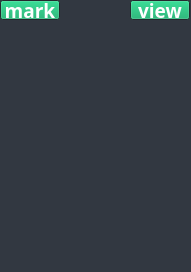
<?xml version="1.0" encoding="UTF-8"?>
<ui version="4.0">
 <class>episode_banner_widget</class>
 <widget class="QWidget" name="episode_banner_widget">
  <property name="geometry">
   <rect>
    <x>0</x>
    <y>0</y>
    <width>191</width>
    <height>272</height>
   </rect>
  </property>
  <property name="palette">
   <palette>
    <active>
     <colorrole role="WindowText">
      <brush brushstyle="SolidPattern">
       <color alpha="255">
        <red>0</red>
        <green>0</green>
        <blue>0</blue>
       </color>
      </brush>
     </colorrole>
     <colorrole role="Button">
      <brush brushstyle="SolidPattern">
       <color alpha="255">
        <red>3</red>
        <green>166</green>
        <blue>98</blue>
       </color>
      </brush>
     </colorrole>
     <colorrole role="Light">
      <brush brushstyle="SolidPattern">
       <color alpha="255">
        <red>4</red>
        <green>249</green>
        <blue>147</blue>
       </color>
      </brush>
     </colorrole>
     <colorrole role="Midlight">
      <brush brushstyle="SolidPattern">
       <color alpha="255">
        <red>3</red>
        <green>207</green>
        <blue>122</blue>
       </color>
      </brush>
     </colorrole>
     <colorrole role="Dark">
      <brush brushstyle="SolidPattern">
       <color alpha="255">
        <red>1</red>
        <green>83</green>
        <blue>49</blue>
       </color>
      </brush>
     </colorrole>
     <colorrole role="Mid">
      <brush brushstyle="SolidPattern">
       <color alpha="255">
        <red>2</red>
        <green>111</green>
        <blue>65</blue>
       </color>
      </brush>
     </colorrole>
     <colorrole role="Text">
      <brush brushstyle="SolidPattern">
       <color alpha="255">
        <red>0</red>
        <green>0</green>
        <blue>0</blue>
       </color>
      </brush>
     </colorrole>
     <colorrole role="BrightText">
      <brush brushstyle="SolidPattern">
       <color alpha="255">
        <red>255</red>
        <green>255</green>
        <blue>255</blue>
       </color>
      </brush>
     </colorrole>
     <colorrole role="ButtonText">
      <brush brushstyle="SolidPattern">
       <color alpha="255">
        <red>0</red>
        <green>0</green>
        <blue>0</blue>
       </color>
      </brush>
     </colorrole>
     <colorrole role="Base">
      <brush brushstyle="SolidPattern">
       <color alpha="255">
        <red>255</red>
        <green>255</green>
        <blue>255</blue>
       </color>
      </brush>
     </colorrole>
     <colorrole role="Window">
      <brush brushstyle="SolidPattern">
       <color alpha="255">
        <red>50</red>
        <green>56</green>
        <blue>65</blue>
       </color>
      </brush>
     </colorrole>
     <colorrole role="Shadow">
      <brush brushstyle="SolidPattern">
       <color alpha="255">
        <red>0</red>
        <green>0</green>
        <blue>0</blue>
       </color>
      </brush>
     </colorrole>
     <colorrole role="AlternateBase">
      <brush brushstyle="SolidPattern">
       <color alpha="255">
        <red>129</red>
        <green>210</green>
        <blue>176</blue>
       </color>
      </brush>
     </colorrole>
     <colorrole role="ToolTipBase">
      <brush brushstyle="SolidPattern">
       <color alpha="255">
        <red>255</red>
        <green>255</green>
        <blue>220</blue>
       </color>
      </brush>
     </colorrole>
     <colorrole role="ToolTipText">
      <brush brushstyle="SolidPattern">
       <color alpha="255">
        <red>0</red>
        <green>0</green>
        <blue>0</blue>
       </color>
      </brush>
     </colorrole>
    </active>
    <inactive>
     <colorrole role="WindowText">
      <brush brushstyle="SolidPattern">
       <color alpha="255">
        <red>0</red>
        <green>0</green>
        <blue>0</blue>
       </color>
      </brush>
     </colorrole>
     <colorrole role="Button">
      <brush brushstyle="SolidPattern">
       <color alpha="255">
        <red>3</red>
        <green>166</green>
        <blue>98</blue>
       </color>
      </brush>
     </colorrole>
     <colorrole role="Light">
      <brush brushstyle="SolidPattern">
       <color alpha="255">
        <red>4</red>
        <green>249</green>
        <blue>147</blue>
       </color>
      </brush>
     </colorrole>
     <colorrole role="Midlight">
      <brush brushstyle="SolidPattern">
       <color alpha="255">
        <red>3</red>
        <green>207</green>
        <blue>122</blue>
       </color>
      </brush>
     </colorrole>
     <colorrole role="Dark">
      <brush brushstyle="SolidPattern">
       <color alpha="255">
        <red>1</red>
        <green>83</green>
        <blue>49</blue>
       </color>
      </brush>
     </colorrole>
     <colorrole role="Mid">
      <brush brushstyle="SolidPattern">
       <color alpha="255">
        <red>2</red>
        <green>111</green>
        <blue>65</blue>
       </color>
      </brush>
     </colorrole>
     <colorrole role="Text">
      <brush brushstyle="SolidPattern">
       <color alpha="255">
        <red>0</red>
        <green>0</green>
        <blue>0</blue>
       </color>
      </brush>
     </colorrole>
     <colorrole role="BrightText">
      <brush brushstyle="SolidPattern">
       <color alpha="255">
        <red>255</red>
        <green>255</green>
        <blue>255</blue>
       </color>
      </brush>
     </colorrole>
     <colorrole role="ButtonText">
      <brush brushstyle="SolidPattern">
       <color alpha="255">
        <red>0</red>
        <green>0</green>
        <blue>0</blue>
       </color>
      </brush>
     </colorrole>
     <colorrole role="Base">
      <brush brushstyle="SolidPattern">
       <color alpha="255">
        <red>255</red>
        <green>255</green>
        <blue>255</blue>
       </color>
      </brush>
     </colorrole>
     <colorrole role="Window">
      <brush brushstyle="SolidPattern">
       <color alpha="255">
        <red>50</red>
        <green>56</green>
        <blue>65</blue>
       </color>
      </brush>
     </colorrole>
     <colorrole role="Shadow">
      <brush brushstyle="SolidPattern">
       <color alpha="255">
        <red>0</red>
        <green>0</green>
        <blue>0</blue>
       </color>
      </brush>
     </colorrole>
     <colorrole role="AlternateBase">
      <brush brushstyle="SolidPattern">
       <color alpha="255">
        <red>129</red>
        <green>210</green>
        <blue>176</blue>
       </color>
      </brush>
     </colorrole>
     <colorrole role="ToolTipBase">
      <brush brushstyle="SolidPattern">
       <color alpha="255">
        <red>255</red>
        <green>255</green>
        <blue>220</blue>
       </color>
      </brush>
     </colorrole>
     <colorrole role="ToolTipText">
      <brush brushstyle="SolidPattern">
       <color alpha="255">
        <red>0</red>
        <green>0</green>
        <blue>0</blue>
       </color>
      </brush>
     </colorrole>
    </inactive>
    <disabled>
     <colorrole role="WindowText">
      <brush brushstyle="SolidPattern">
       <color alpha="255">
        <red>1</red>
        <green>83</green>
        <blue>49</blue>
       </color>
      </brush>
     </colorrole>
     <colorrole role="Button">
      <brush brushstyle="SolidPattern">
       <color alpha="255">
        <red>3</red>
        <green>166</green>
        <blue>98</blue>
       </color>
      </brush>
     </colorrole>
     <colorrole role="Light">
      <brush brushstyle="SolidPattern">
       <color alpha="255">
        <red>4</red>
        <green>249</green>
        <blue>147</blue>
       </color>
      </brush>
     </colorrole>
     <colorrole role="Midlight">
      <brush brushstyle="SolidPattern">
       <color alpha="255">
        <red>3</red>
        <green>207</green>
        <blue>122</blue>
       </color>
      </brush>
     </colorrole>
     <colorrole role="Dark">
      <brush brushstyle="SolidPattern">
       <color alpha="255">
        <red>1</red>
        <green>83</green>
        <blue>49</blue>
       </color>
      </brush>
     </colorrole>
     <colorrole role="Mid">
      <brush brushstyle="SolidPattern">
       <color alpha="255">
        <red>2</red>
        <green>111</green>
        <blue>65</blue>
       </color>
      </brush>
     </colorrole>
     <colorrole role="Text">
      <brush brushstyle="SolidPattern">
       <color alpha="255">
        <red>1</red>
        <green>83</green>
        <blue>49</blue>
       </color>
      </brush>
     </colorrole>
     <colorrole role="BrightText">
      <brush brushstyle="SolidPattern">
       <color alpha="255">
        <red>255</red>
        <green>255</green>
        <blue>255</blue>
       </color>
      </brush>
     </colorrole>
     <colorrole role="ButtonText">
      <brush brushstyle="SolidPattern">
       <color alpha="255">
        <red>1</red>
        <green>83</green>
        <blue>49</blue>
       </color>
      </brush>
     </colorrole>
     <colorrole role="Base">
      <brush brushstyle="SolidPattern">
       <color alpha="255">
        <red>50</red>
        <green>56</green>
        <blue>65</blue>
       </color>
      </brush>
     </colorrole>
     <colorrole role="Window">
      <brush brushstyle="SolidPattern">
       <color alpha="255">
        <red>50</red>
        <green>56</green>
        <blue>65</blue>
       </color>
      </brush>
     </colorrole>
     <colorrole role="Shadow">
      <brush brushstyle="SolidPattern">
       <color alpha="255">
        <red>0</red>
        <green>0</green>
        <blue>0</blue>
       </color>
      </brush>
     </colorrole>
     <colorrole role="AlternateBase">
      <brush brushstyle="SolidPattern">
       <color alpha="255">
        <red>3</red>
        <green>166</green>
        <blue>98</blue>
       </color>
      </brush>
     </colorrole>
     <colorrole role="ToolTipBase">
      <brush brushstyle="SolidPattern">
       <color alpha="255">
        <red>255</red>
        <green>255</green>
        <blue>220</blue>
       </color>
      </brush>
     </colorrole>
     <colorrole role="ToolTipText">
      <brush brushstyle="SolidPattern">
       <color alpha="255">
        <red>0</red>
        <green>0</green>
        <blue>0</blue>
       </color>
      </brush>
     </colorrole>
    </disabled>
   </palette>
  </property>
  <property name="windowTitle">
   <string>Form</string>
  </property>
  <widget class="QLabel" name="banner">
   <property name="geometry">
    <rect>
     <x>0</x>
     <y>0</y>
     <width>189</width>
     <height>271</height>
    </rect>
   </property>
   <property name="sizePolicy">
    <sizepolicy hsizetype="Ignored" vsizetype="Ignored">
     <horstretch>0</horstretch>
     <verstretch>0</verstretch>
    </sizepolicy>
   </property>
   <property name="font">
    <font>
     <family>Roboto Mono for Powerline</family>
     <pointsize>14</pointsize>
     <weight>75</weight>
     <bold>true</bold>
    </font>
   </property>
   <property name="text">
    <string/>
   </property>
   <property name="pixmap">
    <pixmap resource="resources.qrc">:/resources/images/noimageavailable.png</pixmap>
   </property>
   <property name="scaledContents">
    <bool>true</bool>
   </property>
  </widget>
  <widget class="QPushButton" name="watched_button">
   <property name="geometry">
    <rect>
     <x>0</x>
     <y>0</y>
     <width>60</width>
     <height>20</height>
    </rect>
   </property>
   <property name="maximumSize">
    <size>
     <width>60</width>
     <height>20</height>
    </size>
   </property>
   <property name="palette">
    <palette>
     <active>
      <colorrole role="ButtonText">
       <brush brushstyle="SolidPattern">
        <color alpha="255">
         <red>255</red>
         <green>255</green>
         <blue>255</blue>
        </color>
       </brush>
      </colorrole>
     </active>
     <inactive>
      <colorrole role="ButtonText">
       <brush brushstyle="SolidPattern">
        <color alpha="255">
         <red>255</red>
         <green>255</green>
         <blue>255</blue>
        </color>
       </brush>
      </colorrole>
     </inactive>
     <disabled>
      <colorrole role="ButtonText">
       <brush brushstyle="SolidPattern">
        <color alpha="255">
         <red>1</red>
         <green>83</green>
         <blue>49</blue>
        </color>
       </brush>
      </colorrole>
     </disabled>
    </palette>
   </property>
   <property name="font">
    <font>
     <family>Hack</family>
     <pointsize>14</pointsize>
     <weight>75</weight>
     <bold>true</bold>
    </font>
   </property>
   <property name="text">
    <string>mark</string>
   </property>
  </widget>
  <widget class="QPushButton" name="view_button">
   <property name="geometry">
    <rect>
     <x>130</x>
     <y>0</y>
     <width>60</width>
     <height>20</height>
    </rect>
   </property>
   <property name="maximumSize">
    <size>
     <width>60</width>
     <height>20</height>
    </size>
   </property>
   <property name="palette">
    <palette>
     <active>
      <colorrole role="ButtonText">
       <brush brushstyle="SolidPattern">
        <color alpha="255">
         <red>255</red>
         <green>255</green>
         <blue>255</blue>
        </color>
       </brush>
      </colorrole>
     </active>
     <inactive>
      <colorrole role="ButtonText">
       <brush brushstyle="SolidPattern">
        <color alpha="255">
         <red>255</red>
         <green>255</green>
         <blue>255</blue>
        </color>
       </brush>
      </colorrole>
     </inactive>
     <disabled>
      <colorrole role="ButtonText">
       <brush brushstyle="SolidPattern">
        <color alpha="255">
         <red>1</red>
         <green>83</green>
         <blue>49</blue>
        </color>
       </brush>
      </colorrole>
     </disabled>
    </palette>
   </property>
   <property name="font">
    <font>
     <family>Hack</family>
     <pointsize>14</pointsize>
     <weight>75</weight>
     <bold>true</bold>
    </font>
   </property>
   <property name="text">
    <string>view</string>
   </property>
  </widget>
 </widget>
 <resources>
  <include location="resources.qrc"/>
 </resources>
 <connections/>
</ui>
